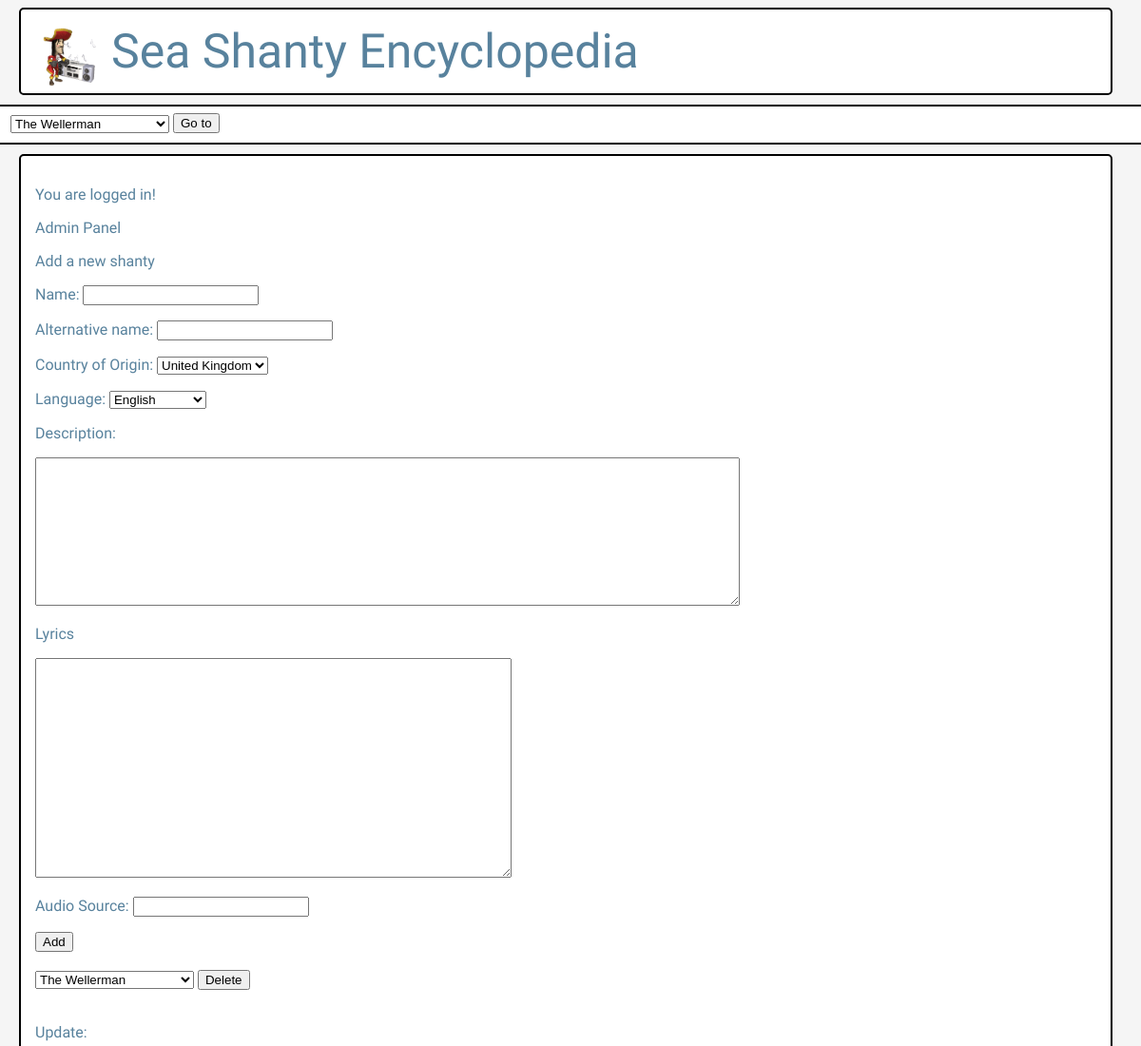
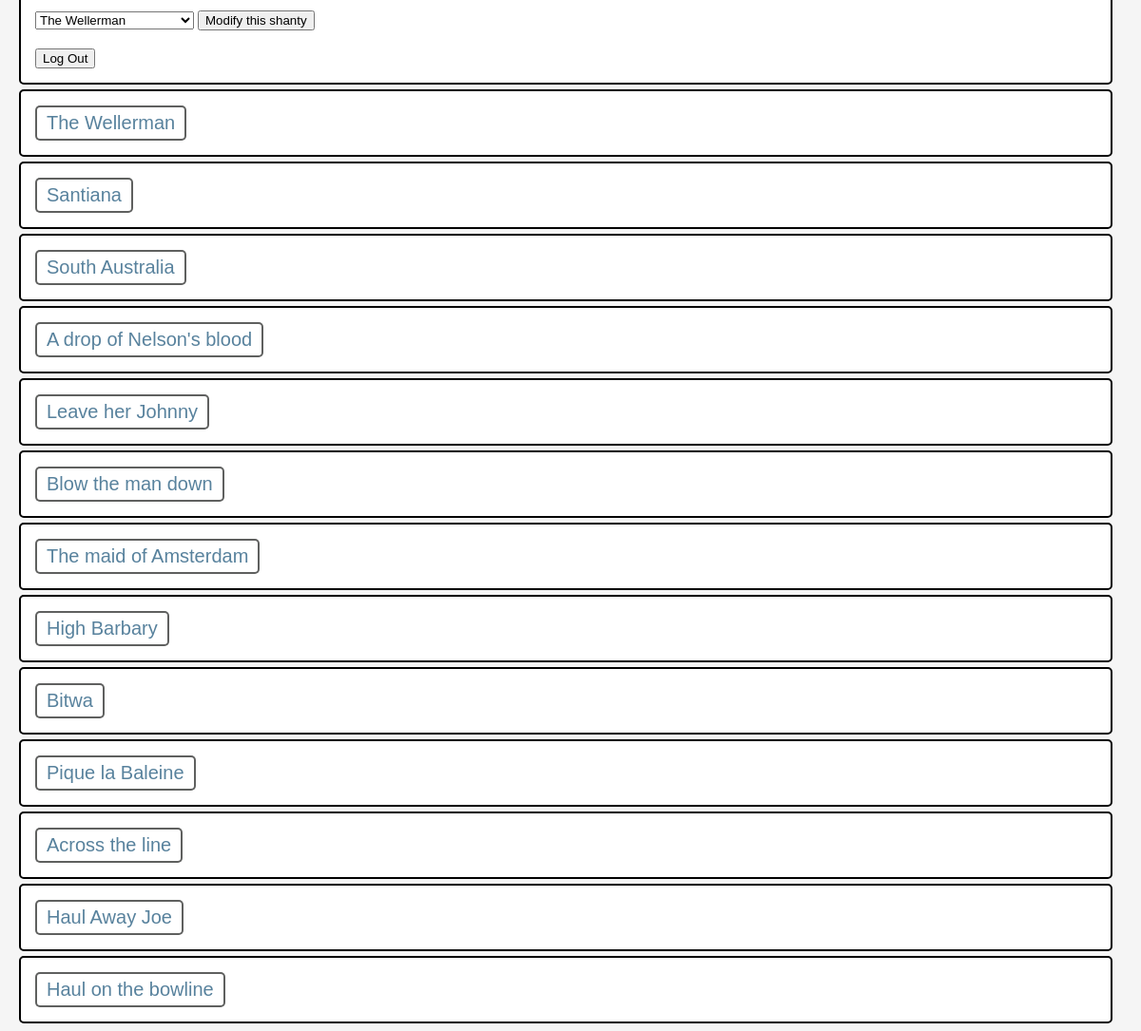
The page / (signed in) on the database its author committed (2 pictures, top to bottom).
### SHE.py (models this page shows)
class Seashanty(db.Model):
    __tablename__ = 'seashanties'
    ID = db.Column(db.Integer, primary_key=True)
    Name = db.Column(db.Text,)
    Alternative_Names = db.Column(db.Text)
    Country_Origin = db.Column(db.ForeignKey('Countries.Name'))
    Language = db.Column(db.ForeignKey('Language.Name'))
    Description = db.Column(db.Text)
    Lyrics = db.Column(db.Text)
    AudioSource = db.Column(db.Text)
    Country = db.relationship('Country', primaryjoin='Seashanty.Country_Origin == Country.Name', backref='seashanties')
    Language1 = db.relationship('Language', primaryjoin='Seashanty.Language == Language.Name', backref='seashanties')

### SHE.py (the view, shortened to what this page needs)
@app.route('/', methods=["GET","POST"])
def home():
    shantys = None
    return render_template("home.html", shantys = Seashanty.query.all())  # Return the html template

### templates/home.html (shortened to what this page needs)
<!DOCTYPE html>
<html>
  <head>
    <link rel="stylesheet" href="/static/style.css">
  </head>
  <body>
    <div class="entry">
      <div class="column">
        <img src="/static/ds.gif" class="smallImage" alt="Dancing sailor">
      </div>
      <div>
        <p class="title">Sea Shanty Encyclopedia   </p>
      </div>
    </div>
    <div class="navbar">
      <table>
        <tr>
          <th></th>
          <th> <select name="goto">
            {% for shanty in shantys %}
              <option value="#{{shanty.Name|replace(' ','_') }}"> {{shanty.Name}} </option>
            {% endfor %}
          </select> </th>
          <th> <button id="gotoButton">Go to </button> </th>
        </tr>
      </table>
    </div>
    {% if session.admin == 'yes' %}
    <div class="entry">
      <div id="AdminPanel" class="AdminPanel">
        <p> You are logged in! </p>
        <p> Admin Panel</p>
        <p> Add a new shanty </p>
        <form method="POST" action="/">
          <p> Name: <input type="text" id="new_name" name="new_name"> </p>
          <p> Alternative name: <input type="text" id="new_altName" name="new_altName"> </p>
          <p> Country of Origin: <select name="new_country" id="new_country"> </p>
            <option value="United Kingdom"> United Kingdom </option>
          <p> Language: <select name="new_language" id="new_language"> </p>
            <option value="English"> English </option>
          <p> Description: </p>
          <textarea id="new_description" name="new_description" cols="90" rows="10"></textarea>
          <p> Lyrics </p>
          <textarea id="new_lyrics" name="new_lyrics" cols="60" rows="15"></textarea>
          <p> Audio Source: <input type="text" id="new_audioSource" name="new_audioSource"> </p>
          <input type="submit" value="Add">
        </form>
        <br>
        <form method="POST" action="/delete">
          <select name="delete_country" id="delete_country">
            {% for shanty in shantys %}
              <option value="{{shanty.Name}}"> {{shanty.Name}} </option>
            {% endfor %}
          </select>
          <button id="safetyButton" onclick="areYouSure()" type="button"> Delete </button>
        </form>
        <br>
        <form method="POST" action="/update">
          <p> Update: </p>
          <select name="update_name" id="update_name">
            {% for shanty in shantys %}
              <option value="{{shanty.Name}}"> {{shanty.Name}} </option>
            {% endfor %}
          </select>
          <input type="submit" value="Modify this shanty">
        </form>
        <br>
        <form method="POST" action="/logout">
          <input type="submit" value="Log Out">
        </form>
      </div>
    </div>
    {% endif %}
    {% for shanty in shantys %}
    <div class="entry collapsed" id="{{shanty.Name|replace(' ','_')}}">
      <button class="btn">{{shanty.Name}}</button>
    </div>
    {% endfor %}
  </body>
</html>

### static/style.css (style rules this page uses)
:root { --c1: #DCDCDD; --c2: #2A2B2A; --c3: #58829D; --c4: #F5F5F5; }
html { scroll-behavior: smooth; }
body { background-color: var(--c4); font-family: Hind; margin-left: 0; margin-right:0; color: var(--c3); }
.title { font-size: 50px; margin: 0px; }
.column { float: left; }
.navbar { list-style-type: none; height:30px; margin-top: 10px; margin-bottom: 10px; margin-left: 0px; border-style: solid; border-radius: 0px; border-color: black; border-width: 2px; background-color:white; padding-left:10px; border-left:0px; border-right:0px; padding:4px; }
.smallImage { width: 70px; height: 70px; padding-right: 10px; }
.btn { border: solid; border-width: 2px; border-radius: 5px; font-size: 20px; border-color: rgba(42, 43, 42, 0.75); padding: 5px; padding-left: 10px; padding-right: 10px; text-align: left; text-decoration: none; outline: none; color:var(--c3); background-color:white; }
.entry { margin-left: 20px; margin-top: 5px; margin-right: 30px; padding: 15px; border-style: solid; border-radius: 5px; border-color: black; border-width: 2px; background-color:white; }

### rows shown on the page
Seashanty: Name "The Wellerman"
Seashanty: Name "Santiana"
Seashanty: Name "South Australia"
Seashanty: Name "A drop of Nelson's blood"
Seashanty: Name "Leave her Johnny"
Seashanty: Name "Blow the man down"
Seashanty: Name "The maid of Amsterdam"
Seashanty: Name "High Barbary"
Seashanty: Name "Bitwa"
Seashanty: Name "Pique la Baleine"
Seashanty: Name "Across the line"
Seashanty: Name "Haul Away Joe"
Seashanty: Name "Haul on the bowline"

### other values the page prints
form field goto "The Wellerman"
form field delete_country "The Wellerman"
form field update_name "The Wellerman"
